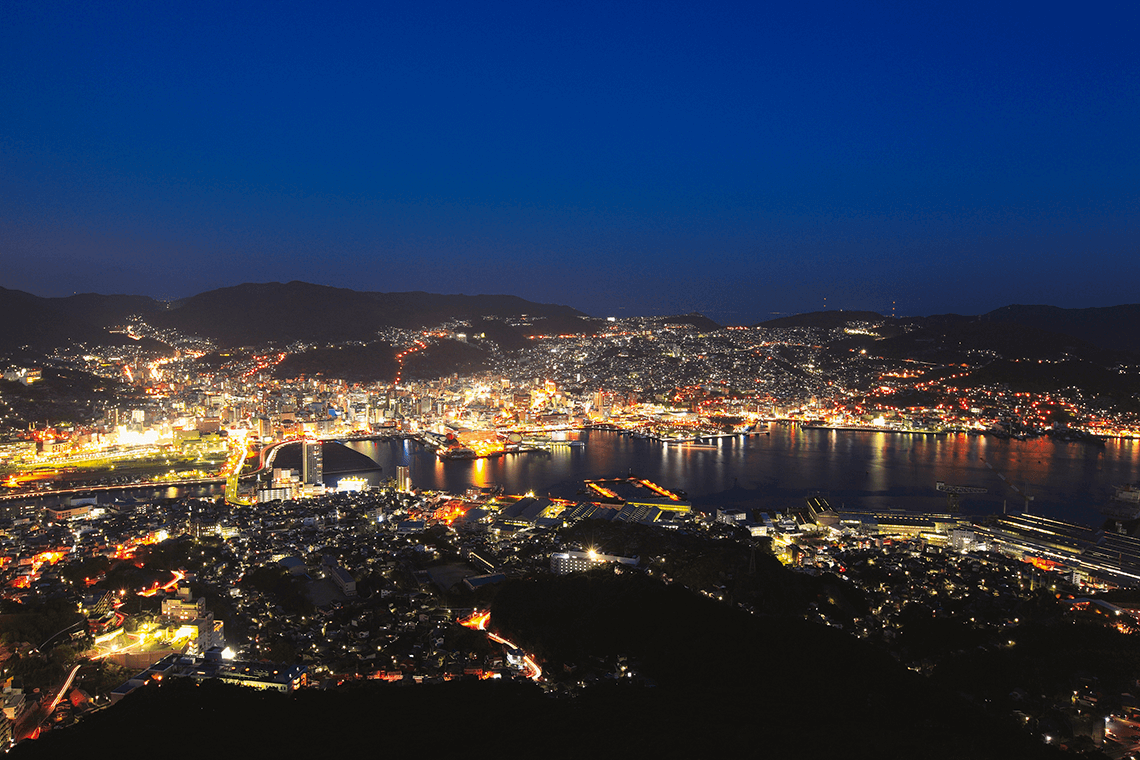
#> input picture M6_Computer_Vision/03. Histograms, transformations and Bitwise ops/img/night3.png, 1140 x 760 px
$ jupyter execute 'Mini Projects.ipynb'   (shell and % lines are left out)
#> lines starting #> are read from the running program, lines starting #| are printed output that depends on the picture
# Mini projects

[cell 1]
import cv2
import numpy as np
import matplotlib.pyplot as plt
def ip(img_print):
    if len(img_print.shape) == 2:
        plt.figure(figsize=(15,10))
        plt.imshow(img_print, cmap='gray')
    else:
        plt.figure(figsize=(15,10))
        plt.imshow(img_print[:,:,::-1])
    print(img_print.shape)

def hsvp(img_print):
    x =cv2.cvtColor(img_print, cv2.COLOR_HSV2RGB)
    plt.figure(figsize=(15,10))
    plt.imshow(x)

## Green screen

1. Create a method to process an image with a green screen, replace the green screen with a background image

1. Adapt it to use your webcam and try it out, you might need to change the green screen to another color that you can use as your backgrouns (for example maybe white if you have a white wall behind you)

## Color images to black and white and back!

1. Using a color image, load it with openCV then transform it to HSV and make it Grayscale (without transforming it to grayscale!)
1. Convert the grayscale image back to color.

[cell 2]
img_ori = cv2.imread('img/night3.png')
#> img_ori is the input picture: shape (760, 1140, 3); mean B, G, R 78.7, 56.3, 45.3
img_hsv = cv2.cvtColor(img_ori.copy(), cv2.COLOR_BGR2HSV)
#> img_hsv: shape (760, 1140, 3); mean H, S, V 74.4, 131.5, 91.7

def manual_grayscale(hsv_image):
    H, S, V  = cv2.split(img_hsv)
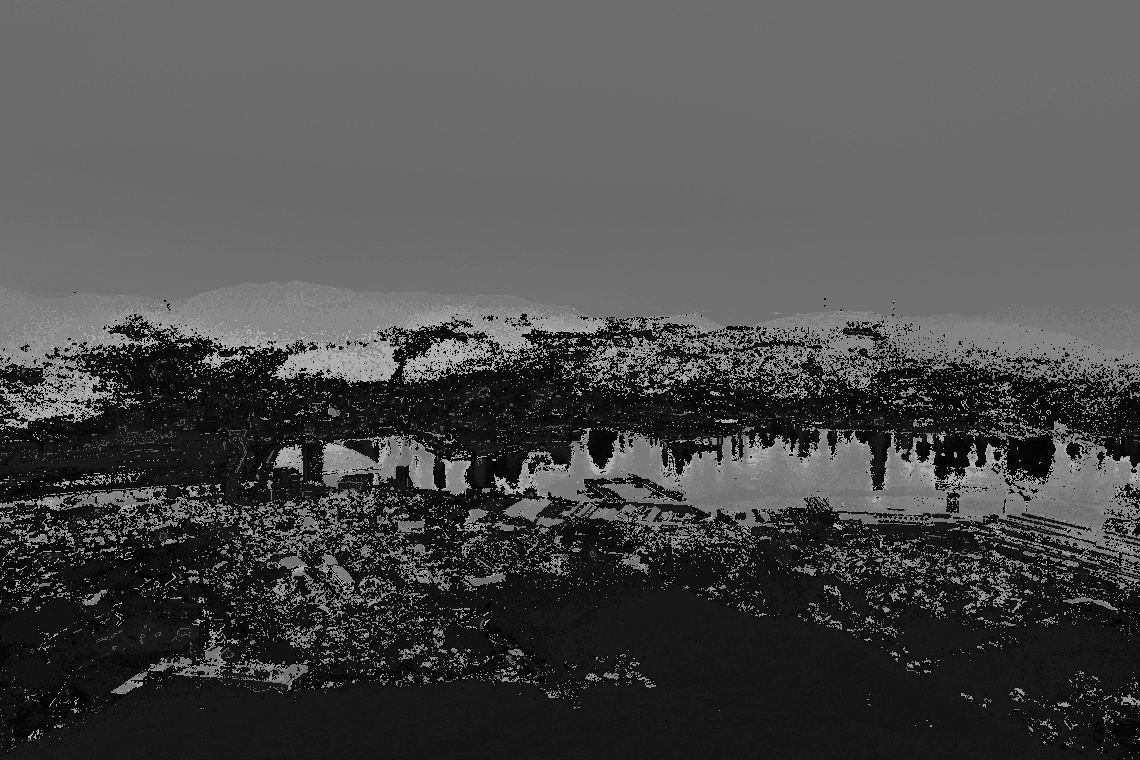
#> H: shape (760, 1140); min 0, max 179, mean 74.4
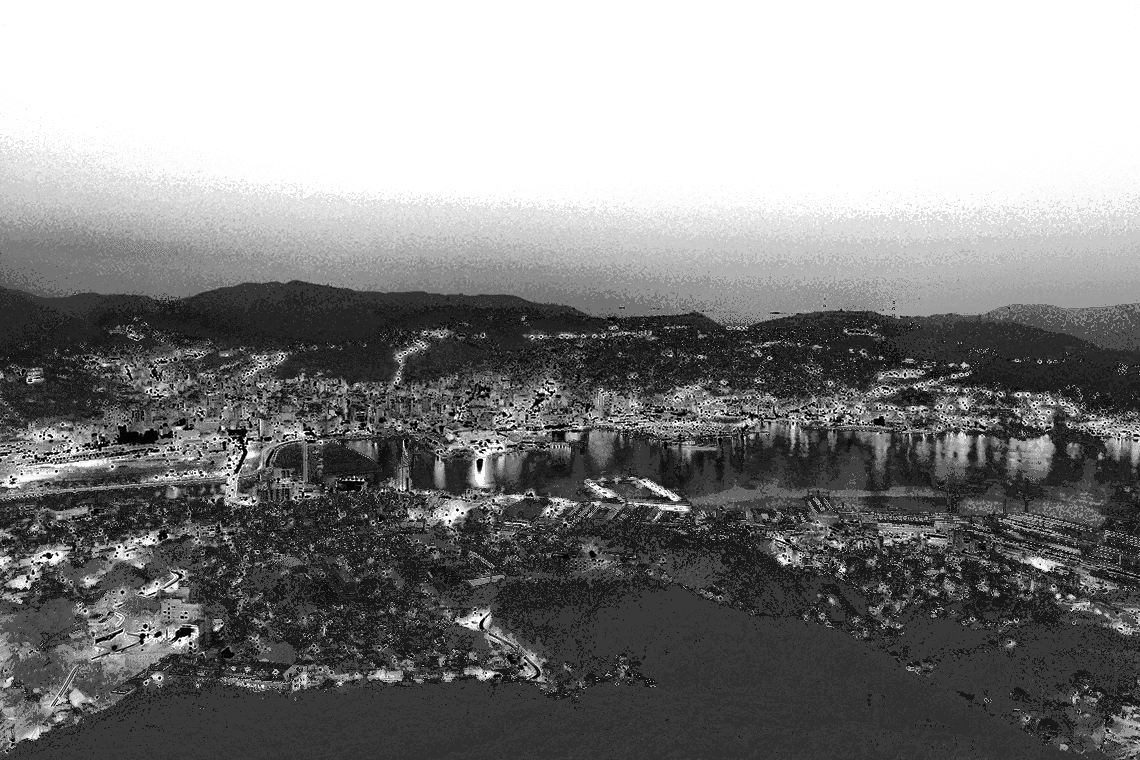
#> S: shape (760, 1140); min 1, max 255, mean 131.5
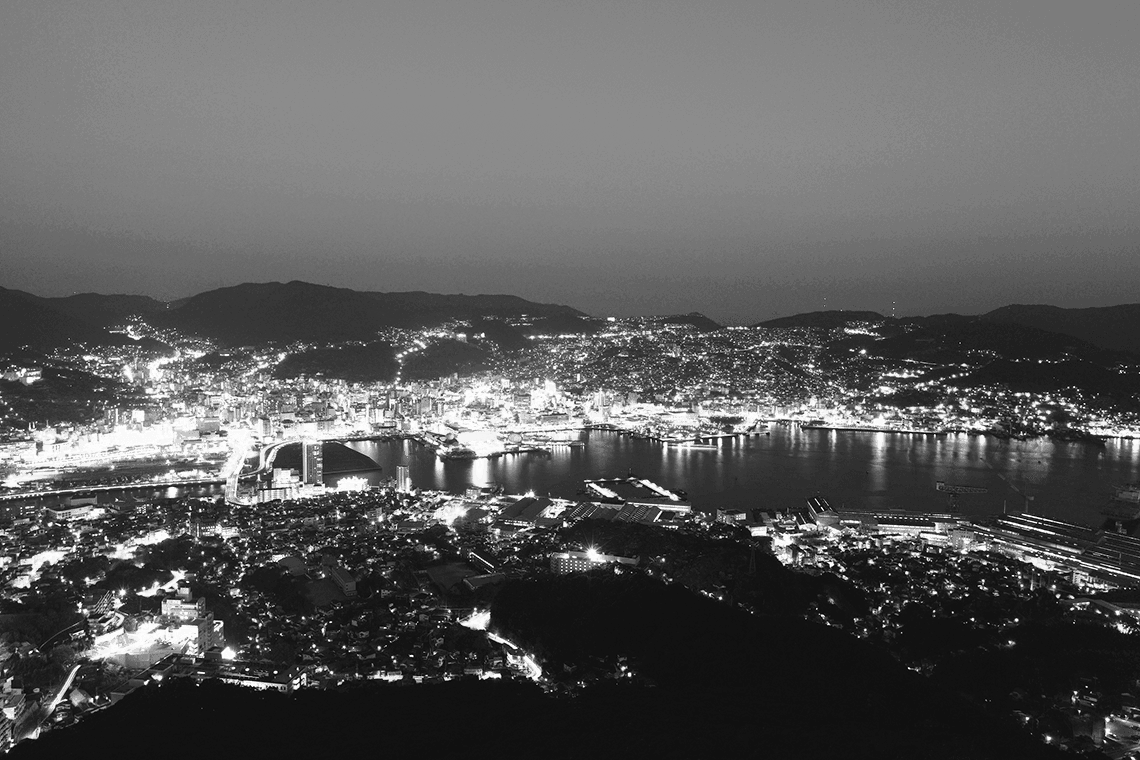
#> V: shape (760, 1140); min 8, max 254, mean 91.7
    gray_scale_img = V.copy()

manual_grayscale(img_hsv)

$ run again, with M6_Computer_Vision/03. Histograms, transformations and Bitwise ops/img/blue-red-flowers.png copied over M6_Computer_Vision/03. Histograms, transformations and Bitwise ops/img/night3.png
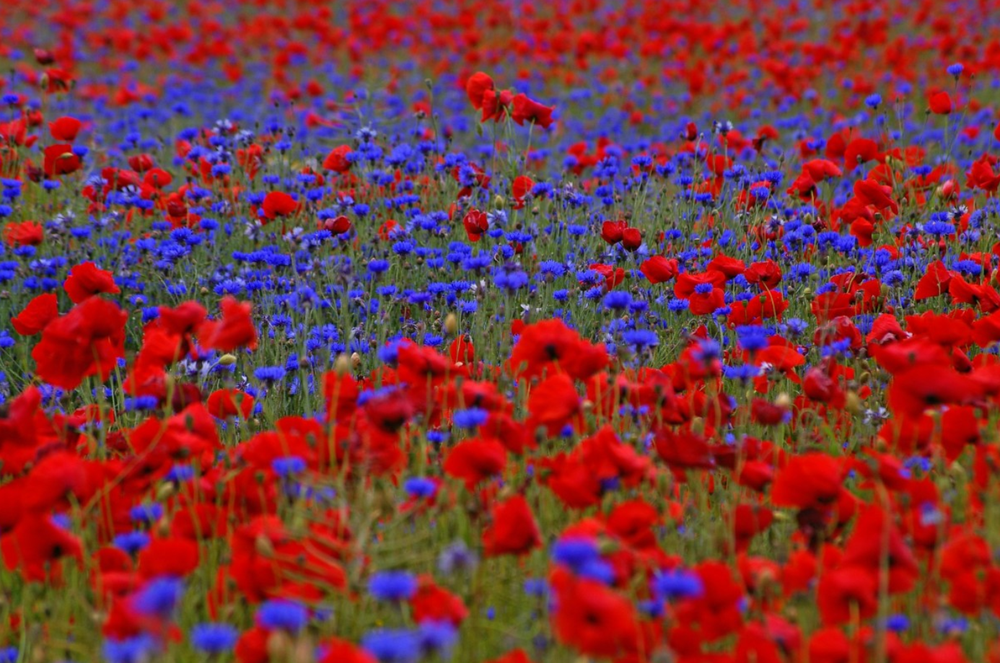
#> input picture M6_Computer_Vision/03. Histograms, transformations and Bitwise ops/img/blue-red-flowers.png, 1000 x 663 px, shrunk from 1386 x 919 before the run
#> img_ori is the input picture: shape (663, 1000, 3); mean B, G, R 59.9, 52.2, 123.8
#> img_hsv: shape (663, 1000, 3); mean H, S, V 61.4, 174.8, 140.5
#> in manual_grayscale, `H, S, V  = cv2.split(img_hsv)`:
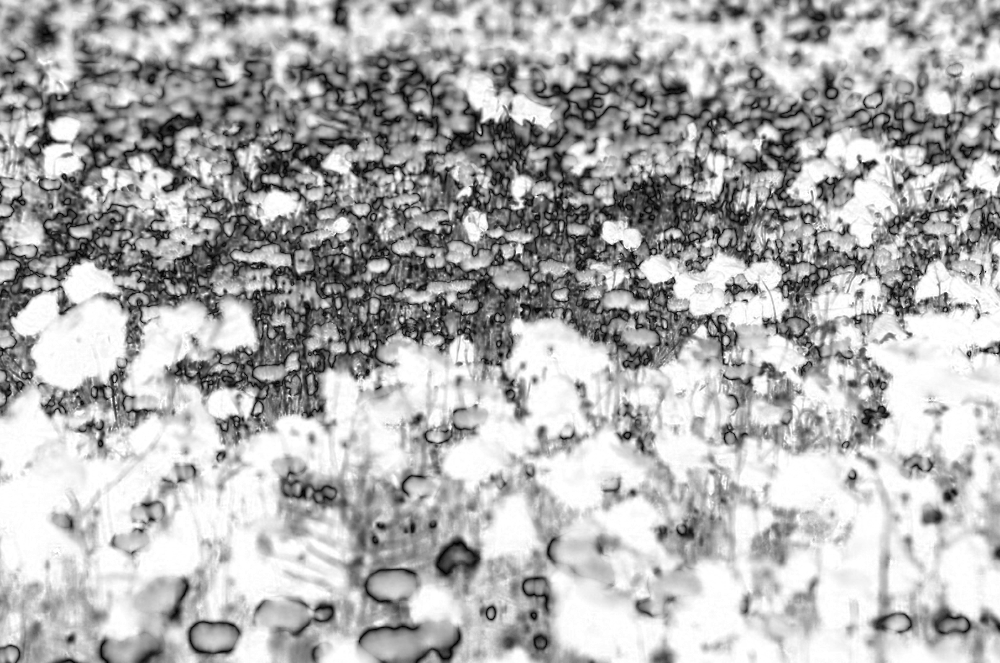
#> S: shape (663, 1000); min 0, max 255, mean 174.8
#> in manual_grayscale, `H, S, V  = cv2.split(img_hsv)`:
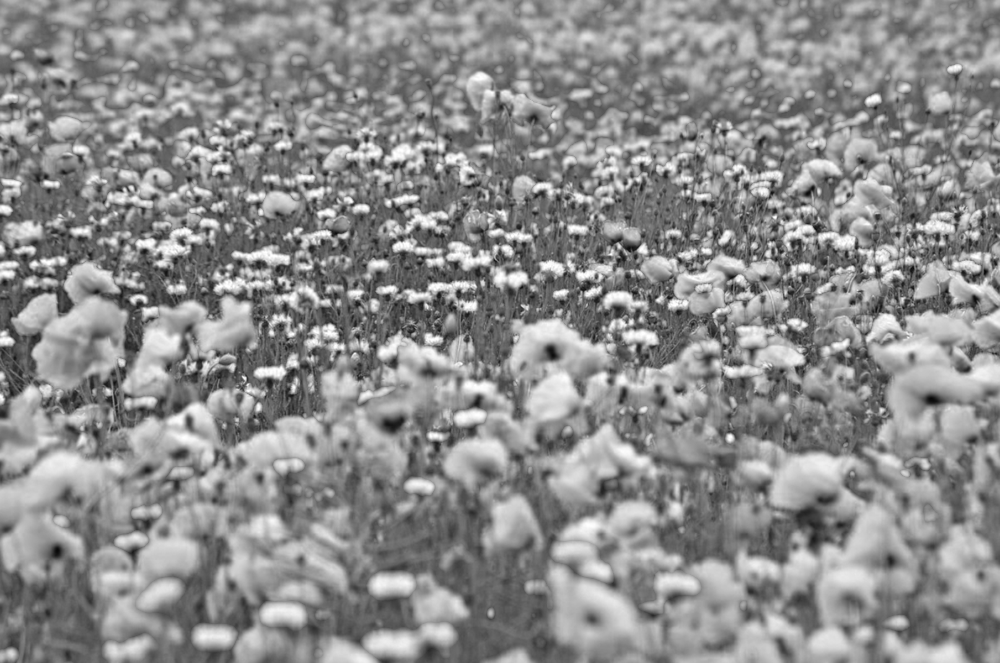
#> V: shape (663, 1000); min 7, max 255, mean 140.5
